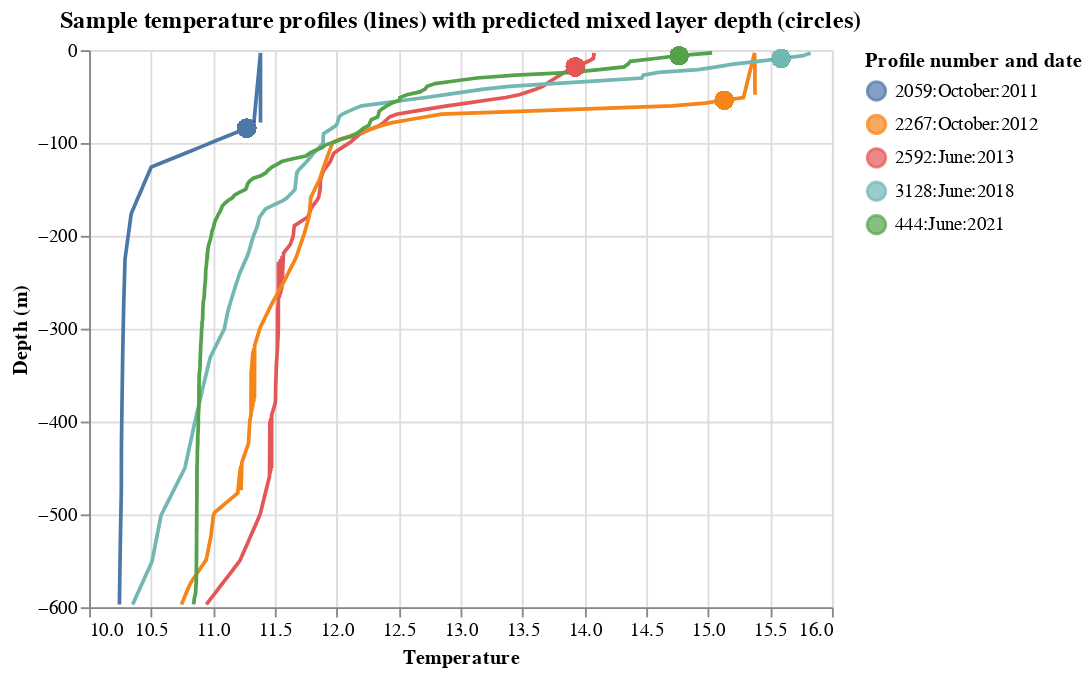

The notebook cell this image was saved under:
### Code cell
sampleQueries = meltDf.variable.sample(5)
tempLines = alt.Chart(meltDf.loc[meltDf.variable.isin(sampleQueries)],
                      title="Sample temperature profiles (lines) with predicted mixed layer depth (circles)").mark_line().encode(
    x=alt.X('value:Q',title="Temperature"),
    y=alt.Y('z:Q',title="Depth (m)"),
    color=alt.Color('variable:N',title="Profile number and date"))
mldSpots = alt.Chart(mldDf.loc[mldDf.loc[:,'index'].isin(sampleQueries)]).mark_circle(size=100).encode(
    x="mldTemp:Q",
    y="mld:Q",
    color="index:N")
alt.layer(*(tempLines,mldSpots))

### Figure 1 — Vega-Lite specification as saved in the notebook (floating-point values rounded to 4 significant figures; data arrays with more than 128 entries replaced by an {"elided": "..."} marker saying what was removed)
{"config": {"view": {"continuousWidth": 400, "continuousHeight": 300}}, "layer": [{"data": {"name": "data-85ca95e37a2b5f350d557cf2e933bdc3"}, "mark": "line", "encoding": {"color": {"field": "variable", "title": "Profile number and date", "type": "nominal"}, "x": {"field": "value", "title": "Temperature", "type": "quantitative"}, "y": {"field": "z", "title": "Depth (m)", "type": "quantitative"}}, "title": "Sample temperature profiles (lines) with predicted mixed layer depth (circles)"}, {"data": {"name": "data-1007d9ff1f0153c1e9bb374ee3ac8fb4"}, "mark": {"type": "circle", "size": 100}, "encoding": {"color": {"field": "index", "type": "nominal"}, "x": {"field": "mldTemp", "type": "quantitative"}, "y": {"field": "mld", "type": "quantitative"}}}], "$schema": "https://vega.github.io/schema/vega-lite/v4.17.0.json", "datasets": {"data-85ca95e37a2b5f350d557cf2e933bdc3": {"elided": "995 records"}, "data-1007d9ff1f0153c1e9bb374ee3ac8fb4": {"elided": "500 records"}}}
